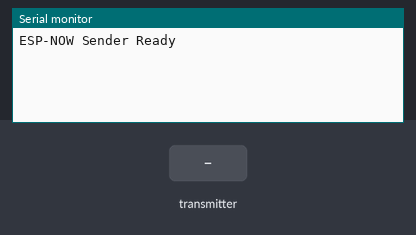
This sketch was run on a simulated ESP32. On the bench: the last lines printed to the serial monitor. Inputs (shaded band) come from the test bench.

Above: at 2.2 s.
2.3 s: the transmitter starts sending msg_id = 0
At 2.66 s:
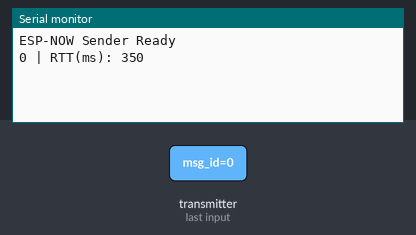
4.3 s: the transmitter starts sending msg_id = 64
At 4.66 s:
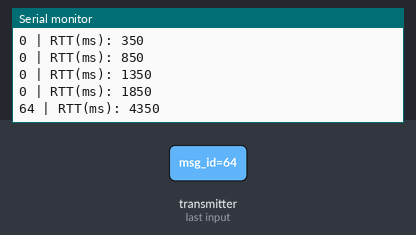
Timing chart, 0 to 7.3 s (numbered marks = the images above; inputs shaded):
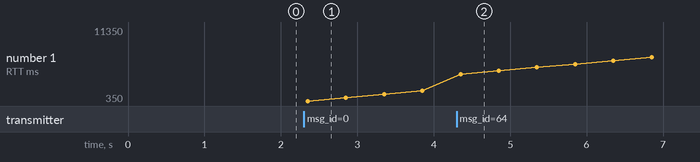

The sketch:

sender.ino
```cpp
#include <WiFi.h>
#include <esp_now.h>

/* ===================== CONFIG ===================== */

// Receiver MAC: B0:CB:D8:9D:33:14
uint8_t receiverMAC[] = {0xB0, 0xCB, 0xD8, 0x9D, 0x33, 0x14};

// Report statistics every N packets
const uint32_t REPORT_INTERVAL = 20;

// Send interval (ms)
const uint32_t SEND_INTERVAL_MS = 2000;

/* ===================== DATA STRUCTS ===================== */

typedef struct {
  uint8_t msg_id;
  char payload[32];
  uint32_t timestamp_ms;
} emergency_packet_t;

typedef struct {
  uint8_t msg_id;
  uint32_t ack_timestamp_ms;
} ack_packet_t;

/* ===================== GLOBAL STATE ===================== */

uint8_t  msgCounter = 0;
uint32_t sendTimes[256];

uint32_t sentCount = 0;
uint32_t ackCount  = 0;

unsigned long lastSendMs = 0;

/* ===================== CALLBACKS ===================== */

// SEND CALLBACK (NEW ESP32 CORE API)
void onSend(const wifi_tx_info_t *tx_info,
            esp_now_send_status_t status) {
  // Intentionally minimal to avoid serial spam
  (void)tx_info;
  (void)status;
}

// RECEIVE CALLBACK (ACKs)
void onReceive(const esp_now_recv_info_t *info,
               const uint8_t *incomingData,
               int len) {

  (void)info;
  (void)len;

  ack_packet_t ack;
  memcpy(&ack, incomingData, sizeof(ack));

  uint32_t rtt = millis() - sendTimes[ack.msg_id];
  ackCount++;

  // CSV output format: msg_id, rtt_ms, sentCount
  Serial.print(ack.msg_id);
  Serial.print(" | RTT(ms): ");
  Serial.println(rtt);
}

/* ===================== SETUP ===================== */

void setup() {
  Serial.begin(115200);
  // Set Wi-Fi to Station mode (required for ESP-NOW operation)
  WiFi.mode(WIFI_STA);
  delay(1000);

// Initialize ESP-NOW (MAC-layer peer-to-peer communication)
  if (esp_now_init() != ESP_OK) {
    Serial.println("ESP-NOW init failed");
    return;
  }

  esp_now_register_send_cb(onSend);
  esp_now_register_recv_cb(onReceive);

  // Register receiver as ESP-NOW peer using its MAC address
  esp_now_peer_info_t peer = {};
  memcpy(peer.peer_addr, receiverMAC, 6);
  peer.channel = 0;
  peer.encrypt = false;

  if (esp_now_add_peer(&peer) != ESP_OK) {
    Serial.println("Failed to add peer");
    return;
  }

  Serial.println("ESP-NOW Sender Ready");
}

/* ===================== LOOP ===================== */

void loop() {

  // Rate-limit transmissions
  if (millis() - lastSendMs < SEND_INTERVAL_MS) {
    return;
  }
  lastSendMs = millis();

  // Build packet
  emergency_packet_t packet;
  packet.msg_id = msgCounter;
  strcpy(packet.payload, "HELP");
  packet.timestamp_ms = millis();

  sendTimes[msgCounter] = packet.timestamp_ms;

  // Send
  esp_now_send(receiverMAC, (uint8_t *)&packet, sizeof(packet));
  sentCount++;
  msgCounter++;

  // Periodic statistics (CLEAN & RELIABLE)
  if (sentCount % REPORT_INTERVAL == 0) {
    Serial.println("----- STATS -----");
    Serial.print("Sent: ");
    Serial.println(sentCount);
    Serial.print("ACKs: ");
    Serial.println(ackCount);
    Serial.print("Success rate (%): ");
    Serial.println((ackCount * 100.0) / sentCount);
    Serial.println("-----------------");
  }
}
```

Measured:
- after the input at 2.3 s, the serial monitor: prints a new line after 0.05 s (image 1)
- after the input at 4.3 s, the serial monitor: prints a new line after 0.05 s (image 2)
- plotted number 1: 1850 → 11350 after the input at 4.3 s
